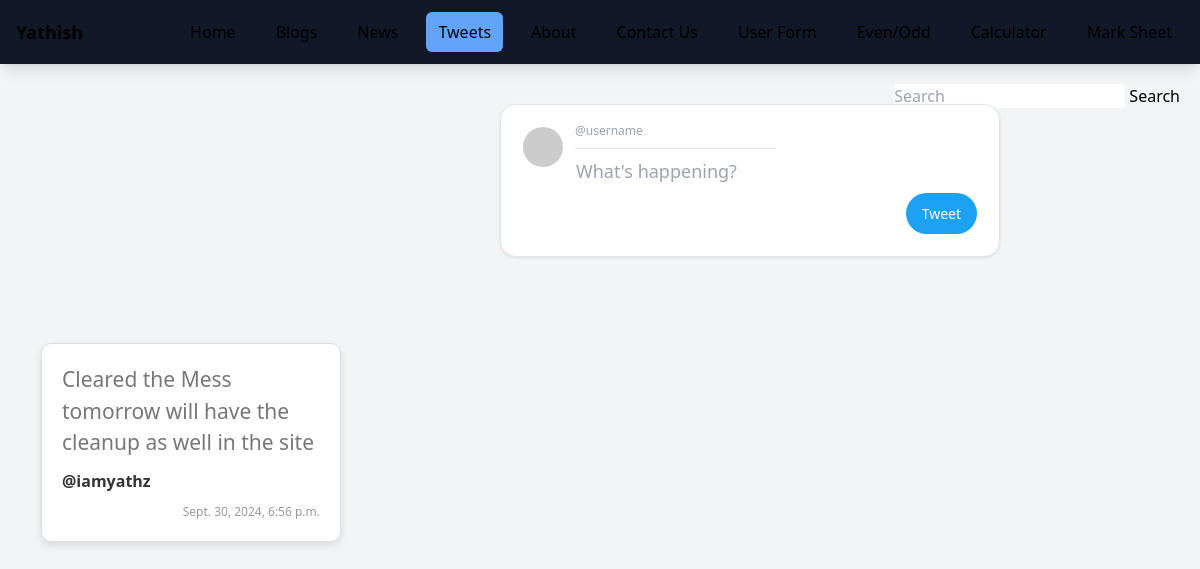
The app's page /tweets/, older data.
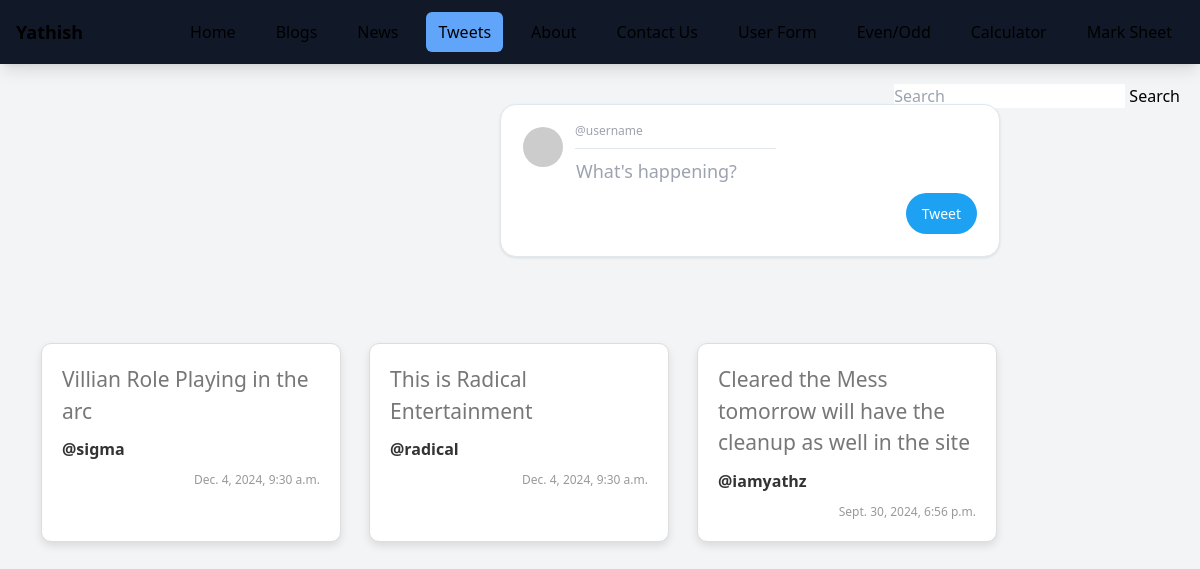
The same page, newer data.
### tweet/models.py (models this page shows)
class Tweet(models.Model):
    username=models.CharField(max_length=50)
    tweet = models.TextField(max_length=250)
    created_at=models.DateTimeField(auto_now_add=True)

### dynamic/views.py (the view, shortened to what this page needs)
# urls.py: path('tweets/',views.tweet,name='tweeted'),
def tweet(request):
    data = {
        'user':'Yathish',
        'title':'Tweet'
    }
    tweetdata = Tweet.objects.all().order_by("-id")
    if request.method == "GET":
        so = request.GET.get("searchkey")
        if so!= None:
            tweetdata=Tweet.objects.filter(Q(username__icontains=so)|Q(tweet__icontains=so))
    data['tweetdata']=tweetdata
    return render(request,'tweets.html',data)

### templates/tweets.html (shortened to what this page needs)
{% include "header.html" %}
{% load static %}
<link rel="stylesheet"  href="{% static 'css/tweets.css' %}">
<div class="bg-custom text-black font-weight-bold text-center py-3">
    <a href="/tweets/" style="text-decoration: none;">Tweet Social</a>
</div>
<div class="search-container">
    <form class="form-inline my-2 my-lg-0" method="get">
        <input class="form-control mr-sm-2" name='searchkey' type="text" placeholder="Search" aria-label="Search">
        <button class="btn btn-outline-success my-2 my-sm-0" type="submit" value='Search'>Search</button>
    </form>
</div>
<form method="post" action="{% url 'tweeted' %}">
    <div class="tweet-box">
        <div class="tweet-header">
            <img src="https://via.placeholder.com/40" alt="Profile Picture" class="profile-pic">
            <input type="text" name="username" class="username-input" placeholder="@username">
            <textarea class="tweet-input" name="tweet" placeholder="What's happening?"></textarea>
        </div>
        <div class="tweet-footer">
            <button class="tweet-button">Tweet</button>
        </div>
    </div>
</form>
<div class="tweet-grid">
    {% for tweet in tweetdata %}
        <div class="tweet-container">
            <div class='tweet-title'>{{tweet.tweet}}</div>
            <div class="tweet-username">@{{tweet.username}}</div>
            <div class="tweet-time">{{tweet.created_at}}</div>
        </div>
        {% empty %}
<div class="alert alert-danger" role="alert">
    No Result Found
</div>
    {% endfor %}
</div>

Row changes from the older to the newer data that the page shows:
added Tweet: tweet "Villian Role Playing in the arc", username "sigma", created_at "Dec. 4, 2024, 9:30 a.m."
added Tweet: tweet "This is Radical Entertainment", username "radical", created_at "Dec. 4, 2024, 9:30 a.m."
